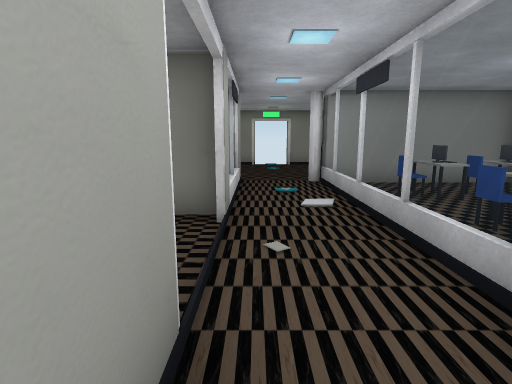
view 1 (above)

18 first-person views from a walk through a Unity game level. The camera is 1.3 m above the floor, tilts 10° down and sees 80° across. The floor is counted in squares, 1 m on a side. Each view is taken from the middle of a square. On the plan, view 1 faces up. The plan holds only what a view shows up to about 14 squares ahead; the rest is blank. The place goes on beyond the plan. The player is left out. Door leaves are left out, so doorways stand open. Some surface patterns are stand-ins.

view 2
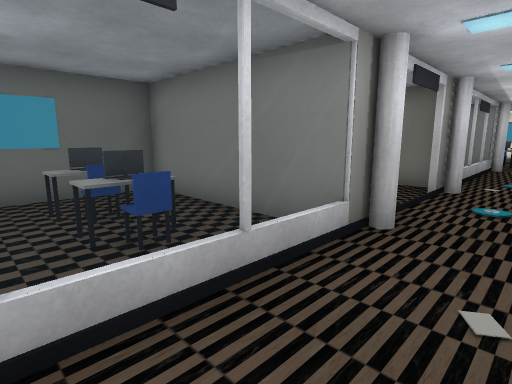

view 3
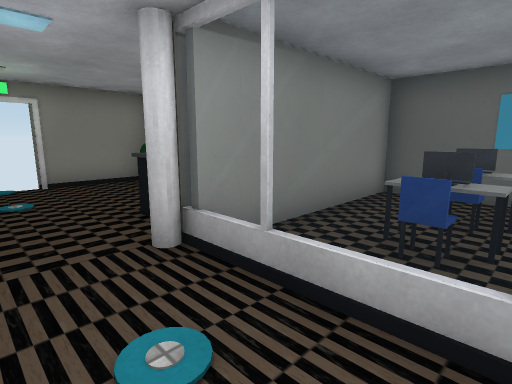

view 4
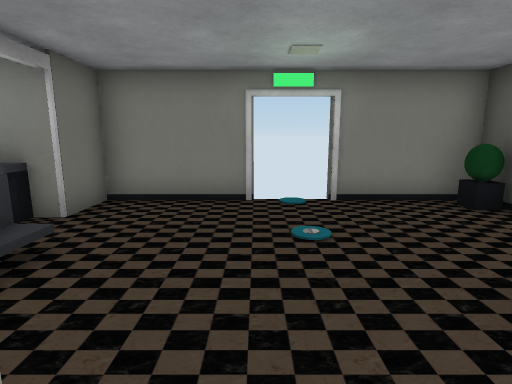

view 5
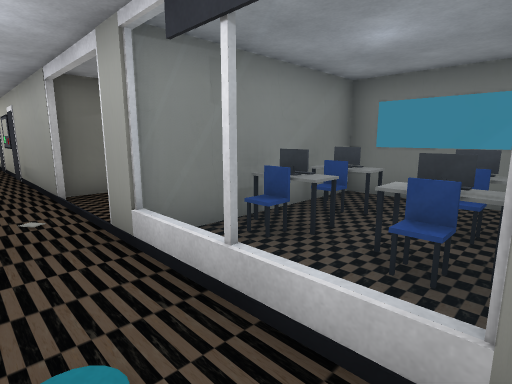

view 6
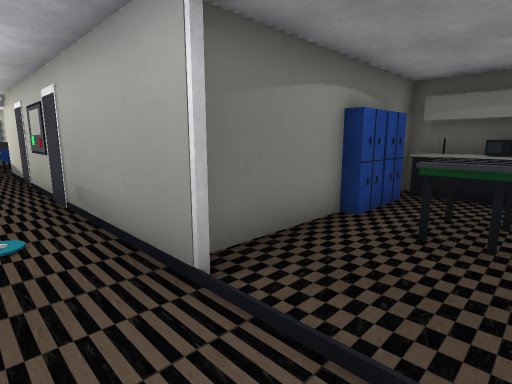

view 7
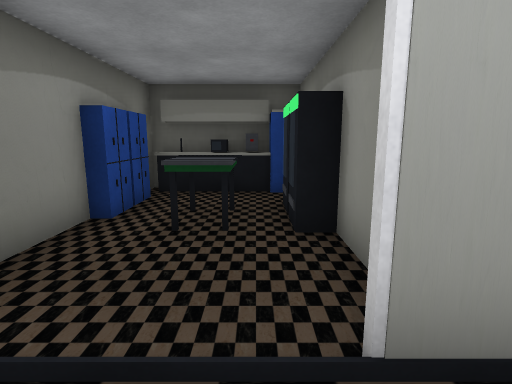

view 8
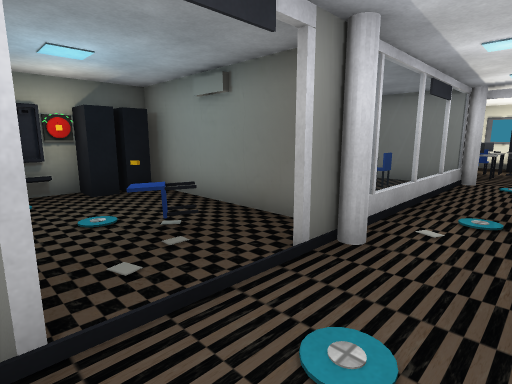

view 9
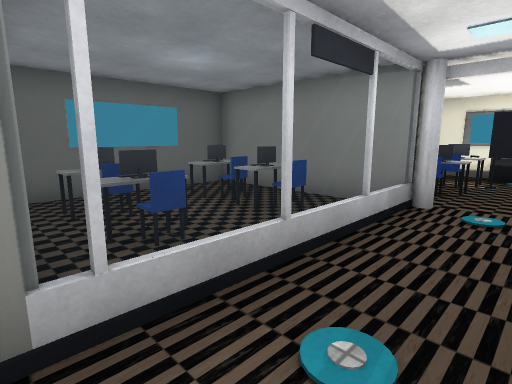

view 10
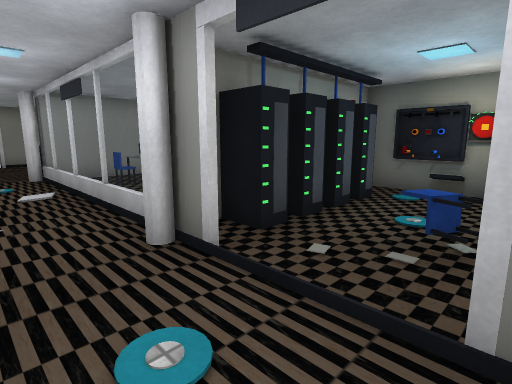

view 11
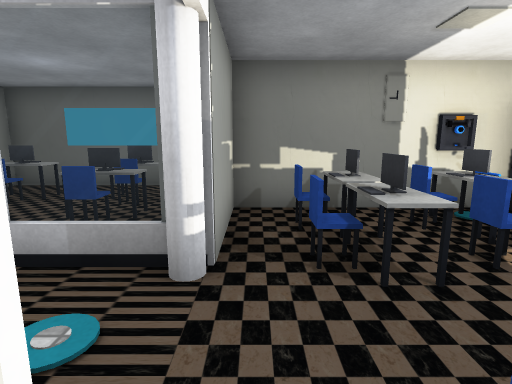

view 12
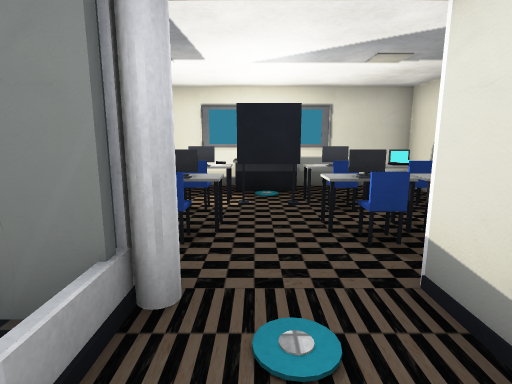

view 13
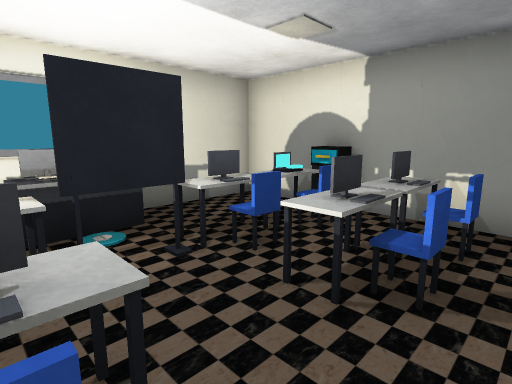

view 14
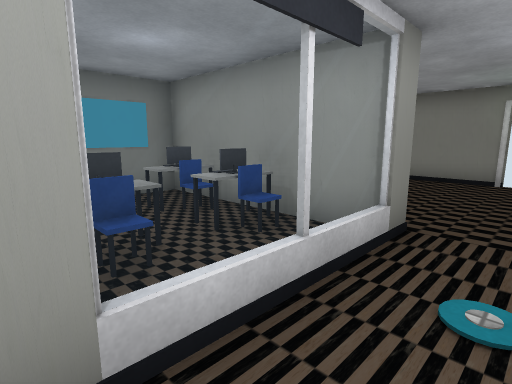

view 15
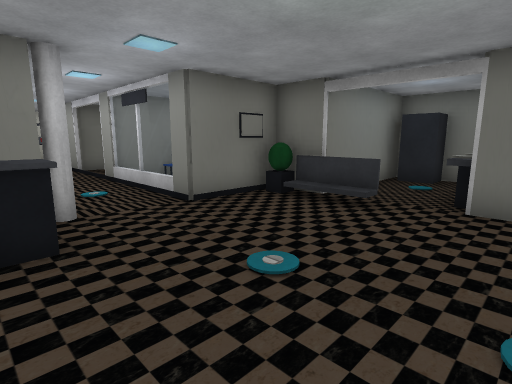

view 16
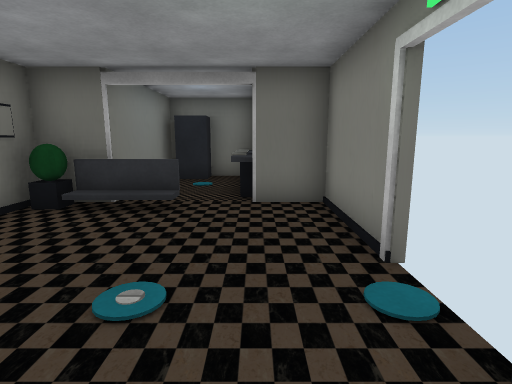

view 17
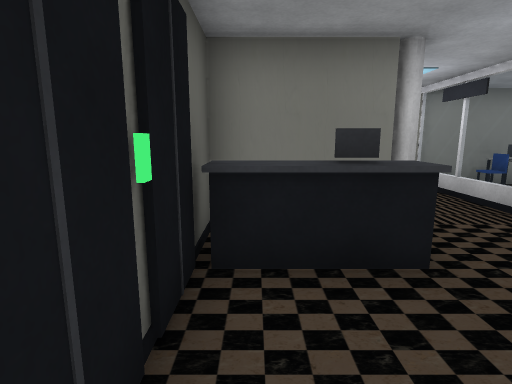

view 18
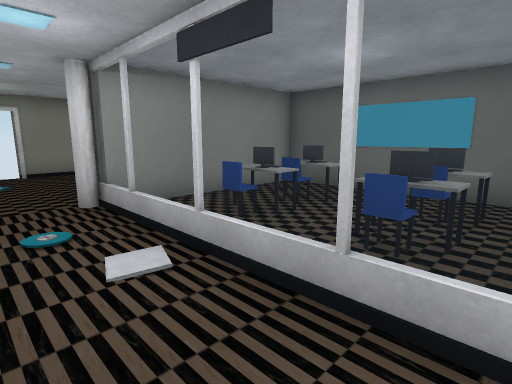

### Floor plan
Key: @ floor where view 1 was taken; # wall or solid block; . floor; D open door; = window, fence, low wall or low ledge; ^ raised ledge; v drop or lower ground; O other object.
Columns run from 8 left of view 1 to 8 right of it. Each row starts with its distance up from view 1.
 16      #########
 15     ##..DD..O#
 14 ##OO#O.......
 13 #............#
 12 #O...=.......#
 11 #####O....=#^#
 10     ###....  #
  9   ######..O#####
  8   #OOOO=..=.O. #
  7   #.OOO=..=OOOO#
  6   #OOOO=..=.O.O#
  5   ##O##O..=.OOO#
  4  OO.OO....=OOOO#
  3  OO OO....=....##
  2  #OOO..O..O######
  1  #  ####..#OOOOOO
  0        #@.......O
 -1        #....O...O
 -2        #..#...OOO
 -3        #..O######
 -4        #O.=.O=O##
 -5        #O.=OOOO#
 -6        #..=....#
 -7        #..=.OOO#
 -8        #..=.OOO#
 -9        O.OO#####
-10      #.......#
-11      #O#O.O#O#
-12      #OOO.O#OO
-13      #  ##OOOO
-14          #OOOO
-15          ##v #

Where each view was taken, in squares from view 1:
view 1: 0 up, 0 right, facing up
view 2: 6 up, 0 right, facing down-right
view 3: 6 up, 0 right, facing up-right
view 4: 9 up, 0 right, facing up
view 5: 9 up, 1 right, facing down-left
view 6: 4 up, 1 right, facing down-left
view 7: 4 up, 1 right, facing left
view 8: 1 up, 0 right, facing down-right
view 9: 3 down, 0 right, facing down-right
view 10: 2 down, 0 right, facing up-right
view 11: 10 down, 1 left, facing right
view 12: 7 down, 1 right, facing down
view 13: 10 down, 2 right, facing down-left
view 14: 5 up, 1 right, facing up-left
view 15: 15 up, 3 right, facing down-left
view 16: 14 up, 3 right, facing left
view 17: 14 up, 4 right, facing down
view 18: 3 up, 0 right, facing up-right
